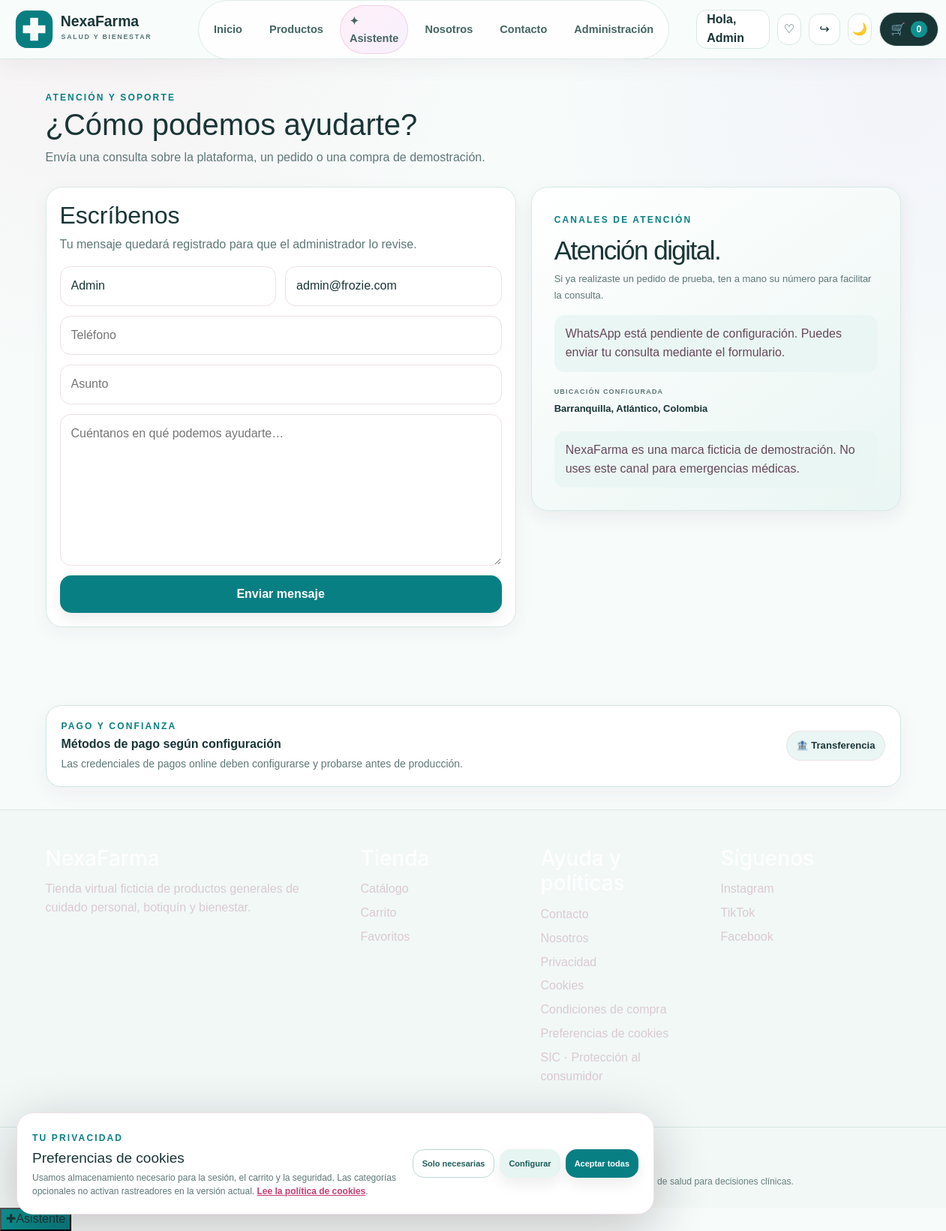
Page /contacto (signed in) on the committed database.
### tables this page shows
CREATE TABLE users(
            id INTEGER PRIMARY KEY AUTOINCREMENT,
            first_name TEXT NOT NULL,
            last_name TEXT NOT NULL,
            email TEXT UNIQUE NOT NULL,
            phone TEXT,
            password_hash TEXT NOT NULL,
            google_sub TEXT,
            address TEXT,
            city TEXT,
            neighborhood TEXT,
            is_admin INTEGER DEFAULT 0,
            is_active INTEGER DEFAULT 1,
            created_at TEXT NOT NULL,
            updated_at TEXT
        );

### app.py (the view, shortened to what this page needs)
@app.route("/contacto",methods=["GET","POST"])
def contact():
    return render_template("contact.html")

### app.py (called while the page is built, shortened)
def db():
    conn = sqlite3.connect(DB, timeout=15)
    conn.row_factory = sqlite3.Row
    conn.execute("PRAGMA foreign_keys=ON")
    conn.execute("PRAGMA journal_mode=WAL")
    return conn

def current_user():
    uid = session.get("user_id")
    if not uid:
        return None
    conn = db()
    user = conn.execute("SELECT * FROM users WHERE id=? AND is_active=1", (uid,)).fetchone()
    conn.close()
    return user

def csrf_token_value():
    token = session.get("csrf_token")
    if not token:
        token = secrets.token_urlsafe(32)
        session["csrf_token"] = token
    return token

def verify_csrf():
    if request.method not in {"POST", "PUT", "PATCH", "DELETE"}:
        return

@app.before_request
def global_guards():
    verify_csrf()
    if session.get("must_change_password") and request.endpoint not in {"change_password", "logout", "static"}:
        return redirect(url_for("change_password"))

def safe_site_settings():
    settings = {"store_status": "open", "business_notice": "Catálogo de cuidado personal, higiene, botiquín y bienestar. Consulta a un profesional para orientación sanitaria individual."}
    try:
        conn = db()
        rows = conn.execute("SELECT key,value FROM site_settings").fetchall()
        conn.close()
        settings.update({r["key"]: r["value"] for r in rows})
    except Exception:
        app.logger.exception("No se pudieron cargar site_settings")
    return settings

def wompi_is_configured():
    return bool(WOMPI_PUBLIC_KEY and WOMPI_INTEGRITY_SECRET and WOMPI_EVENTS_SECRET)

def wompi_is_available():
    return wompi_is_configured() and not WOMPI_TEMPORARILY_UNAVAILABLE

def mercadopago_is_configured():
    parsed = urlparse(BASE_URL)
    return bool(MERCADOPAGO_ACCESS_TOKEN and MERCADOPAGO_WEBHOOK_SECRET and (parsed.scheme == "https" or parsed.hostname in {"localhost", "127.0.0.1"}))

def smtp_configured():
    return bool(SMTP_HOST and SMTP_FROM)

def resend_configured():
    return bool(RESEND_API_KEY and RESEND_FROM)

def gmail_api_configured():
    return bool(GMAIL_API_CLIENT_ID and GMAIL_API_CLIENT_SECRET and GMAIL_API_REFRESH_TOKEN and GMAIL_API_FROM)

def google_oauth_ready():
    return bool(GOOGLE_OAUTH_CLIENT_ID and GOOGLE_OAUTH_CLIENT_SECRET and GOOGLE_OAUTH_REDIRECT_URI)

### templates/contact.html
{% extends 'base.html' %}{% block title %}Contacto | NexaFarma{% endblock %}{% block content %}<section class="container section-pad nf-contact-page"><div class="section-head"><div><span class="eyebrow">ATENCIÓN Y SOPORTE</span><h1>¿Cómo podemos ayudarte?</h1><p class="muted">Envía una consulta sobre la plataforma, un pedido o una compra de demostración.</p></div>{% if config.whatsapp %}<a class="btn btn-primary" target="_blank" rel="noopener noreferrer" href="https://wa.me/{{ config.whatsapp }}?text=Hola%20NexaFarma%2C%20tengo%20una%20consulta">Abrir WhatsApp ↗</a>{% endif %}</div><div class="contact-layout"><section class="list-card" data-reveal><h2>Escríbenos</h2><p class="muted">Tu mensaje quedará registrado para que el administrador lo revise.</p><form class="form-stack" method="post"><input type="hidden" name="csrf_token" value="{{ csrf_token }}"><div class="form-grid"><input class="field" name="name" placeholder="Nombre" value="{{ user.first_name if user else '' }}" required><input class="field" name="email" type="email" placeholder="Correo electrónico" value="{{ user.email if user else '' }}" required></div><input class="field" name="phone" placeholder="Teléfono"><input class="field" name="subject" placeholder="Asunto"><textarea class="field" name="message" rows="7" placeholder="Cuéntanos en qué podemos ayudarte…" required></textarea><button class="btn btn-primary" type="submit">Enviar mensaje</button></form></section><aside class="contact-info-card" data-reveal data-reveal-delay="100"><span class="eyebrow">CANALES DE ATENCIÓN</span><h2>Atención digital.</h2><p class="muted">Si ya realizaste un pedido de prueba, ten a mano su número para facilitar la consulta.</p>{% if config.whatsapp %}<a class="contact-whatsapp-link" target="_blank" rel="noopener noreferrer" href="https://wa.me/{{ config.whatsapp }}">💬 <span><b>Abrir WhatsApp</b><small>{{ config.whatsapp }}</small></span><span aria-hidden="true">↗</span></a>{% else %}<div class="notice">WhatsApp está pendiente de configuración. Puedes enviar tu consulta mediante el formulario.</div>{% endif %}<div class="contact-detail"><small>UBICACIÓN CONFIGURADA</small><b>{{ config.address }}</b></div><div class="notice">NexaFarma es una marca ficticia de demostración. No uses este canal para emergencias médicas.</div></aside></div></section>{% endblock %}

### templates/base.html (shortened to what this page needs)
<!doctype html>
<html lang="es" data-theme="light">
<head>
  <link rel="stylesheet" href="https://cdn.jsdelivr.net/npm/bootstrap@5.3.8/dist/css/bootstrap.min.css">
  <link rel="stylesheet" href="{{ url_for('static',filename='css/style.css') }}">
  <link rel="stylesheet" href="{{ url_for('static',filename='css/pharmacy-theme.css') }}">
</head>
<body class="premium-store">
<header class="site-header"><div class="header-inner">
  <a class="brand" href="{{ url_for('home') }}" aria-label="NexaFarma, inicio"><img src="{{ url_for('static',filename='logo.svg') }}" alt="NexaFarma"></a>
  <nav class="desktop-nav" aria-label="Navegación principal">
    <a class="{% if request.endpoint == 'home' %}is-current{% endif %}" href="{{ url_for('home') }}">Inicio</a><a class="{% if request.endpoint in ['menu','product'] %}is-current{% endif %}" href="{{ url_for('menu') }}">Productos</a>
    <a class="nav-agent-link{% if request.endpoint == 'agent_page' %} is-current{% endif %}" href="{{ url_for('agent_page') }}">✦ Asistente</a>
    <a href="{{ url_for('about') }}">Nosotros</a><a href="{{ url_for('contact') }}">Contacto</a>
    {% if user and user.is_admin %}<a href="{{ url_for('admin') }}">Administración</a>{% endif %}
  </nav>
  <div class="header-actions">
    {% if user %}<a class="account-pill" href="{{ url_for('account') }}">Hola, {{ user.first_name }}</a><a class="icon-btn" href="{{ url_for('favorites_page') }}" aria-label="Favoritos" title="Favoritos">♡</a>
      <form class="inline-form logout-form" method="post" action="{{ url_for('logout') }}"><input type="hidden" name="csrf_token" value="{{ csrf_token }}"><button class="icon-btn" type="submit" aria-label="Cerrar sesión" title="Cerrar sesión">↪</button></form>
    {% else %}<a class="account-pill" href="{{ url_for('login') }}">Entrar</a>{% endif %}
    <button class="icon-btn" id="themeToggle" type="button" aria-label="Cambiar tema" title="Cambiar tema">◐</button>
    <a class="cart-pill" href="{{ url_for('cart_view') }}" aria-label="Carrito">🛒 <span>{{ cart_count }}</span></a>
  </div>
</div>
</header>
<main id="main-content">{% block content %}{% endblock %}</main>
<section class="payment-trust container" aria-label="Medios de pago"><div class="payment-trust-copy"><span class="eyebrow">PAGO Y CONFIANZA</span><b>{% if mercadopago_enabled %}Checkout disponible con Mercado Pago{% elif wompi_enabled %}Checkout disponible con Wompi{% else %}Métodos de pago según configuración{% endif %}</b><small>{% if mercadopago_enabled %}El pago se procesa en el entorno de Mercado Pago configurado.{% elif wompi_enabled %}Los medios habilitados dependen de tu comercio.{% else %}Las credenciales de pagos online deben configurarse y probarse antes de producción.{% endif %}</small></div><div class="payment-trust-badges">{% if mercadopago_enabled %}<span>💳 Mercado Pago</span>{% elif wompi_enabled %}<span>💳 Pagos online</span>{% else %}<span>🏦 Transferencia</span>{% endif %}</div></section>
<footer><div class="footer-main container">
  <div><h3>{{ config.name }}</h3><p class="muted">Tienda virtual ficticia de productos generales de cuidado personal, botiquín y bienestar.</p></div>
  <div><h3>Tienda</h3><a href="{{ url_for('menu') }}">Catálogo</a><a href="{{ url_for('cart_view') }}">Carrito</a>{% if user %}<a href="{{ url_for('favorites_page') }}">Favoritos</a>{% endif %}</div>
  <div><h3>Ayuda y políticas</h3><a href="{{ url_for('contact') }}">Contacto</a><a href="{{ url_for('about') }}">Nosotros</a><a href="{{ url_for('privacy_policy') }}">Privacidad</a><a href="{{ url_for('cookie_policy') }}">Cookies</a><a href="{{ url_for('terms_policy') }}">Condiciones de compra</a><a href="#" id="cookiePreferencesOpen">Preferencias de cookies</a>{% if config.whatsapp %}<a href="https://wa.me/{{ config.whatsapp }}" target="_blank" rel="noopener noreferrer">WhatsApp</a>{% endif %}<a href="https://www.sic.gov.co/" target="_blank" rel="noopener noreferrer">SIC · Protección al consumidor</a></div>
  <div><h3>Síguenos</h3><a href="{{ config.instagram }}" target="_blank" rel="noopener">Instagram</a><a href="{{ config.tiktok }}" target="_blank" rel="noopener">TikTok</a><a href="{{ config.facebook }}" target="_blank" rel="noopener">Facebook</a></div>
</div><div class="footer-bottom"><div class="container">© {{ year }} {{ config.name }} · {{ config.address }}{% if config.business_phone %} · {{ config.business_phone }}{% endif %}</div></div>
<div class="health-disclaimer container">Proyecto académico con marca ficticia. El catálogo no es asesoría médica ni confirma la autorización sanitaria de productos. Consulta a un profesional de salud para decisiones clínicas.</div></footer>
<section id="cookieConsentBanner" class="cookie-consent" role="dialog" aria-label="Preferencias de cookies" aria-describedby="cookieConsentText" hidden>
  <div class="cookie-consent-copy"><span class="eyebrow">TU PRIVACIDAD</span><h2>Preferencias de cookies</h2><p id="cookieConsentText">Usamos almacenamiento necesario para la sesión, el carrito y la seguridad. Las categorías opcionales no activan rastreadores en la versión actual. <a href="{{ url_for('cookie_policy') }}">Lee la política de cookies</a>.</p></div>
  <div class="cookie-consent-actions"><button id="cookieAcceptNecessary" class="btn btn-outline" type="button">Solo necesarias</button><button id="cookieCustomize" class="btn btn-soft" type="button" aria-expanded="false">Configurar</button><button id="cookieAcceptAll" class="btn btn-primary" type="button">Aceptar todas</button></div>
</section>
<div id="agentWidget" class="agent-widget" data-agent-mode="widget"><button id="agentWidgetToggle" class="agent-widget-toggle" type="button" aria-expanded="false" aria-controls="agentWidgetPanel"><span aria-hidden="true">✚</span><span>Asistente</span></button></div>
</body></html>

### static/css/pharmacy-theme.css (style rules this page uses)
:root { --bg:#f7fbfa;--surface:#ffffff;--surface-2:#eaf6f3;--text:#193536;--muted:#5e7776;--line:#d7e9e5; --primary:#0e9290;--primary-dark:#087f83;--soft:#edf5fb;--success:#177b57;--warning:#9b6500;--danger:#b52d3e; --shadow:0 18px 55px rgba(19,73,72,.09);--radius:24px;--max:1200px; --nf-deep:#103f43;--nf-mint:#dff5ef;--nf-blue:#eaf3fa;--nf-aqua:#b5e7db; }
html { scroll-padding-top:90px }
body { background:var(--bg);color:var(--text) }
.site-header { background:rgba(248,252,251,.94);border-bottom-color:rgba(207,229,223,.85) }
.brand img { width:220px;max-height:54px }
.desktop-nav a { font-size:.91rem }
.desktop-nav { gap:8px;margin-left:auto;margin-right:12px;padding:6px;border:1px solid #dcebe7;border-radius:999px;background:rgba(255,255,255,.72) }
.desktop-nav a { padding:10px 14px;border-radius:999px;color:#456663;font-weight:800;transition:background .18s,color .18s,box-shadow .18s }
.desktop-nav a::after { display:none }
.desktop-nav .nav-agent-link { color:#456663 }
.btn-primary { background:var(--primary-dark);border-color:var(--primary-dark);color:white }
.btn-soft { background:#e6f5f1;color:#175d5b }
.btn-outline { border-color:#bdd9d4;color:#205d5b }
.eyebrow,.product-meta,.section-link { color:var(--primary-dark) }
.payment-trust { border-color:#d1e7e2;background:#fff }
footer { background:#f1f8f6 }
.footer-bottom { border-color:#d4e6e2 }
.nf-contact-page { min-height:55vh }
.nf-contact-page .contact-info-card { border-color:#d6e9e5 }
.health-disclaimer { padding:14px 0 24px;color:#69817e;font-size:.76rem;line-height:1.6 }
.agent-widget-toggle,.agent-widget .agent-input button { background:linear-gradient(135deg,#0e9290,#087f83) }

### rows in the picture
users: first_name "Admin", name "Admin", email "admin@frozie.com"

### other values in the picture
{{ cart_count }} "0"
{{ config.address }} "Barranquilla, Atlántico, Colombia"
